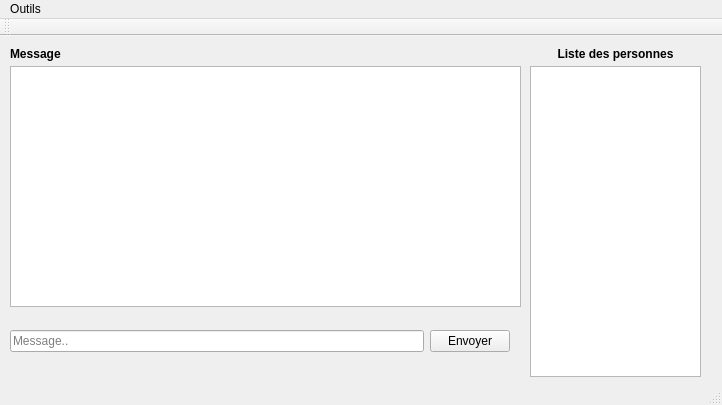
<?xml version="1.0" encoding="UTF-8"?>
<ui version="4.0">
 <class>MainWindow</class>
 <widget class="QMainWindow" name="MainWindow">
  <property name="geometry">
   <rect>
    <x>0</x>
    <y>0</y>
    <width>722</width>
    <height>405</height>
   </rect>
  </property>
  <property name="windowTitle">
   <string>Chat</string>
  </property>
  <property name="dockNestingEnabled">
   <bool>false</bool>
  </property>
  <widget class="QWidget" name="centralWidget">
   <property name="sizePolicy">
    <sizepolicy hsizetype="Preferred" vsizetype="Preferred">
     <horstretch>0</horstretch>
     <verstretch>0</verstretch>
    </sizepolicy>
   </property>
   <property name="autoFillBackground">
    <bool>false</bool>
   </property>
   <widget class="QWidget" name="horizontalLayoutWidget">
    <property name="geometry">
     <rect>
      <x>10</x>
      <y>270</y>
      <width>511</width>
      <height>71</height>
     </rect>
    </property>
    <layout class="QHBoxLayout" name="horizontalLayout" stretch="0,0">
     <property name="spacing">
      <number>-1</number>
     </property>
     <property name="leftMargin">
      <number>0</number>
     </property>
     <item>
      <widget class="QLineEdit" name="ui_messageEditor">
       <property name="placeholderText">
        <string>Message..</string>
       </property>
      </widget>
     </item>
     <item>
      <widget class="QPushButton" name="ui_sendButton">
       <property name="text">
        <string>Envoyer</string>
       </property>
      </widget>
     </item>
    </layout>
   </widget>
   <widget class="QListWidget" name="ui_userlist">
    <property name="geometry">
     <rect>
      <x>530</x>
      <y>30</y>
      <width>171</width>
      <height>311</height>
     </rect>
    </property>
    <property name="cursor" stdset="0">
     <cursorShape>PointingHandCursor</cursorShape>
    </property>
    <property name="sortingEnabled">
     <bool>false</bool>
    </property>
   </widget>
   <widget class="QTextEdit" name="ui_messageStream">
    <property name="geometry">
     <rect>
      <x>10</x>
      <y>30</y>
      <width>511</width>
      <height>241</height>
     </rect>
    </property>
    <property name="textInteractionFlags">
     <set>Qt::NoTextInteraction</set>
    </property>
   </widget>
   <widget class="QLabel" name="label">
    <property name="geometry">
     <rect>
      <x>530</x>
      <y>10</y>
      <width>171</width>
      <height>16</height>
     </rect>
    </property>
    <property name="text">
     <string>&lt;html&gt;&lt;head/&gt;&lt;body&gt;&lt;p align=&quot;center&quot;&gt;&lt;span style=&quot; font-weight:600;&quot;&gt;Liste des personnes&lt;/span&gt;&lt;/p&gt;&lt;/body&gt;&lt;/html&gt;</string>
    </property>
   </widget>
   <widget class="QLabel" name="label_3">
    <property name="geometry">
     <rect>
      <x>10</x>
      <y>10</y>
      <width>71</width>
      <height>16</height>
     </rect>
    </property>
    <property name="text">
     <string>&lt;html&gt;&lt;head/&gt;&lt;body&gt;&lt;p&gt;&lt;span style=&quot; font-weight:600;&quot;&gt;Message&lt;/span&gt;&lt;/p&gt;&lt;/body&gt;&lt;/html&gt;</string>
    </property>
   </widget>
  </widget>
  <widget class="QMenuBar" name="menuBar">
   <property name="geometry">
    <rect>
     <x>0</x>
     <y>0</y>
     <width>722</width>
     <height>22</height>
    </rect>
   </property>
   <widget class="QMenu" name="menuFICHIER">
    <property name="title">
     <string>Outils</string>
    </property>
    <addaction name="actionDeconnect"/>
    <addaction name="separator"/>
    <addaction name="actionMessage_prive"/>
   </widget>
   <addaction name="menuFICHIER"/>
  </widget>
  <widget class="QToolBar" name="mainToolBar">
   <attribute name="toolBarArea">
    <enum>TopToolBarArea</enum>
   </attribute>
   <attribute name="toolBarBreak">
    <bool>false</bool>
   </attribute>
  </widget>
  <widget class="QStatusBar" name="statusBar"/>
  <action name="actionDeconnect">
   <property name="text">
    <string>Deconnection</string>
   </property>
  </action>
  <action name="actionMessage_prive">
   <property name="text">
    <string>Message prive</string>
   </property>
  </action>
 </widget>
 <layoutdefault spacing="6" margin="11"/>
 <resources/>
 <connections>
  <connection>
   <sender>ui_messageEditor</sender>
   <signal>returnPressed()</signal>
   <receiver>ui_sendButton</receiver>
   <slot>click()</slot>
   <hints>
    <hint type="sourcelabel">
     <x>132</x>
     <y>344</y>
    </hint>
    <hint type="destinationlabel">
     <x>469</x>
     <y>332</y>
    </hint>
   </hints>
  </connection>
 </connections>
</ui>
